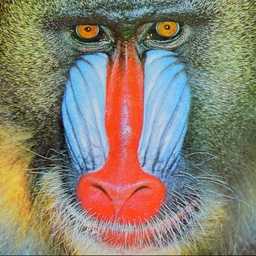
#> input picture sample.jpg, 256 x 256 px, shrunk from 512 x 512 before the run
$ jupyter execute ou_dip_08_2.ipynb   (shell and % lines are left out)
#> lines starting #> are read from the running program, lines starting #| are printed output that depends on the picture; after the words box and inside, x2 and y2 are one past the last pixel; in counts of white or black regions, pixels touching at a corner belong together
[cell 1]
# Googleドライブへのマウント（Colab用コード）
from google.colab import drive
drive.mount('/content/drive')
%cd "/content/drive/My Drive/Colab Notebooks/ou_dip/"

[cell 2]
import cv2
import numpy as np  # PythonのOpenCVでは、画像はnumpyのarrayとして管理される
from PIL import Image
import matplotlib.pyplot as plt

def imshow(img):
  if img.ndim == 3:
    img = cv2.cvtColor(img,cv2.COLOR_BGR2RGB)
    display(Image.fromarray(img))
  else:
    display(Image.fromarray(img))

[cell 3]
# 入力画像
img = cv2.imread("sample.jpg")
#> img is the input picture: shape (256, 256, 3); mean B, G, R 113.2, 128.9, 137.4

[cell 4]
# superpixel segmentation (SLIC)
# https://docs.opencv.org/master/df/d6c/group__ximgproc__superpixel.html
# image	Image to segment
# algorithm	Chooses the algorithm variant to use: SLIC segments image using a desired region_size, and in addition SLICO will optimize using adaptive compactness factor, while MSLIC will optimize using manifold methods resulting in more content-sensitive superpixels.
# region_size	Chooses an average superpixel size measured in pixels
# ruler	Chooses the enforcement of superpixel smoothness factor of superpixel

lab = cv2.cvtColor(img, cv2.COLOR_BGR2Lab)
#> lab: shape (256, 256, 3); mean of channels 0, 1, 2 140.4, 130.1, 139.3
slic = cv2.ximgproc.createSuperpixelSLIC(lab, cv2.ximgproc.SLICO, region_size=30, ruler=10.0)
slic.iterate(4)
slic.enforceLabelConnectivity(min_element_size=10)
contours_dst = img.copy()

# contour mask
contours = slic.getLabelContourMask(False)
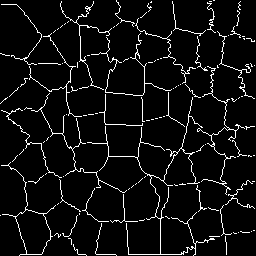
#> contours: shape (256, 256); 6% white in thin lines or dots
contours_dst[0 < contours] = (0, 255, 255)
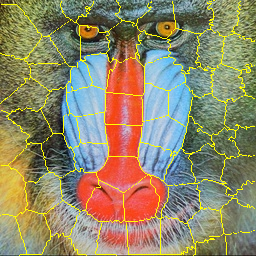
#> contours_dst: shape (256, 256, 3); 6.02% of pixels changed, all inside (x1, y1, x2, y2) = (0, 0, 255, 256)
print("SLIC contours")
imshow(contours_dst)

# labels
superpixels = slic.getLabels()
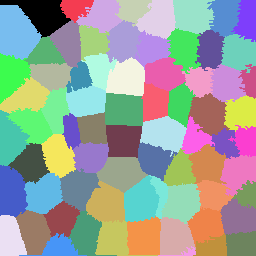
#> superpixels: shape (256, 256) int32; 73 distinct labels, from 0 to 72; one colour per label, 0 black
print("SLIC masks")
plt.figure()
plt.imshow(superpixels)
#imshow(superpixels.astype(np.uint8))

[cell 5]
# 領域がつながっているか判定

def is_connected(mask, i, j):
  mask_i = (mask==i).astype(np.uint8)
  mask_j = (mask==j).astype(np.uint8)

  kernel8 = np.ones((3,3),np.uint8)
  mask_i_dilated = cv2.dilate(mask_i,kernel8,iterations = 1)

  return np.sum(mask_i_dilated & mask_j) > 0

[cell 6]
# Superpixelを初期値にした region unification (てきとう実装；時間かかる)

mask = superpixels.copy()
num_regions = np.max(mask)
#> num_regions = 72
threshold = 40.0

for k in range(1):  # 統合1回だけにした

  # 特徴：領域中のLABの平均
  mean_lab = []
  for i in range(num_regions):
    # features
    mean_lab.append(np.mean(lab[mask==i],axis=0))

  # 隣接領域で、一番特徴が近いものを選択
  min_distance = np.ones(num_regions)*threshold
  min_id = np.array(range(num_regions))

  for i in range(num_regions):
    for j in range(num_regions):
      if j<=i: continue

      if is_connected(mask,i,j):
        d = np.linalg.norm(mean_lab[i]-mean_lab[j])
        if(min_distance[i] > d):
          min_distance[i] = d
          min_id[i] = j

  #print(min_id,min_distance)

  # ラベルを更新
  for i in reversed(range(num_regions)):
    #print(i,min_id[i])
    j = min_id[i]
    if j < 0: continue

    min_id[j] = i
    min_id = np.where(min_id==j,i,min_id)

  for i in range(num_regions):
    mask = np.where(mask==i,min_id[i],mask)
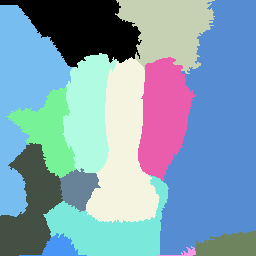
#> mask: shape (256, 256) int32; 14 distinct labels, from 0 to 72; one colour per label, 0 black

#mask = mask.astype(np.uint8)
#imshow(mask)

plt.figure()
plt.imshow(mask)

$ run again, with pano_img.jpg copied over sample.jpg
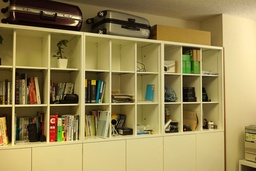
#> input picture pano_img.jpg, 256 x 171 px, shrunk from 1384 x 924 before the run
#> img is the input picture: shape (171, 256, 3); mean B, G, R 83.5, 134.7, 151.4
#> lab: shape (171, 256, 3); mean of channels 0, 1, 2 141.9, 127.3, 157.4
#> contours: shape (171, 256); 5.7% white in thin lines or dots
#> contours_dst: shape (171, 256, 3); 5.74% of pixels changed, all inside (x1, y1, x2, y2) = (0, 0, 255, 170)
#> `superpixels = slic.getLabels()`:
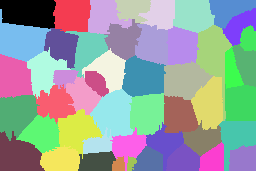
#> superpixels: shape (171, 256) int32; 49 distinct labels, from 0 to 48; one colour per label, 0 black
#> num_regions = 48
#> after the loop `for k in range(1):`:
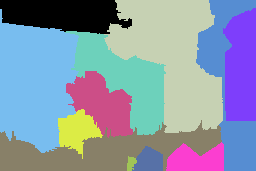
#> mask: shape (171, 256) int32; 12 distinct labels, from 0 to 48; one colour per label, 0 black

$ run again, with pano_ref.jpg copied over sample.jpg
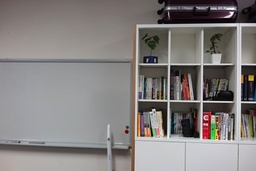
#> input picture pano_ref.jpg, 256 x 171 px, shrunk from 1384 x 924 before the run
#> img is the input picture: shape (171, 256, 3); mean B, G, R 126.6, 127.9, 132.1
#> lab: shape (171, 256, 3); mean of channels 0, 1, 2 135.7, 129.5, 129.5
#> contours: shape (171, 256); 5.7% white in thin lines or dots
#> contours_dst: shape (171, 256, 3); 5.71% of pixels changed, all inside (x1, y1, x2, y2) = (1, 0, 255, 170)
#> `superpixels = slic.getLabels()`:
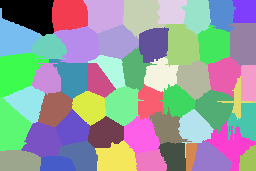
#> superpixels: shape (171, 256) int32; 52 distinct labels, from 0 to 51; one colour per label, 0 black
#> num_regions = 51
#> after the loop `for k in range(1):`:
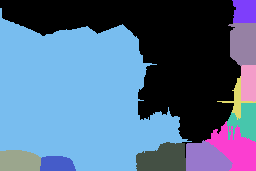
#> mask: shape (171, 256) int32; 12 distinct labels, from 0 to 51; one colour per label, 0 black
